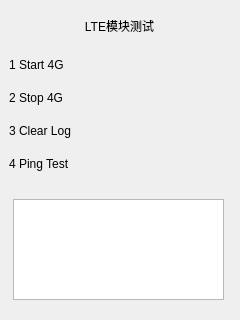
<?xml version="1.0" encoding="UTF-8"?>
<ui version="4.0">
 <class>DialogLteTest</class>
 <widget class="QDialog" name="DialogLteTest">
  <property name="geometry">
   <rect>
    <x>0</x>
    <y>0</y>
    <width>240</width>
    <height>320</height>
   </rect>
  </property>
  <property name="windowTitle">
   <string>Dialog</string>
  </property>
  <widget class="QWidget" name="horizontalLayoutWidget">
   <property name="geometry">
    <rect>
     <x>9</x>
     <y>10</y>
     <width>221</width>
     <height>31</height>
    </rect>
   </property>
   <layout class="QHBoxLayout" name="horizontalLayout">
    <item>
     <widget class="QLabel" name="label">
      <property name="text">
       <string>LTE模块测试</string>
      </property>
      <property name="alignment">
       <set>Qt::AlignCenter</set>
      </property>
     </widget>
    </item>
   </layout>
  </widget>
  <widget class="QWidget" name="gridLayoutWidget">
   <property name="geometry">
    <rect>
     <x>9</x>
     <y>49</y>
     <width>221</width>
     <height>131</height>
    </rect>
   </property>
   <layout class="QGridLayout" name="gridLayout">
    <property name="horizontalSpacing">
     <number>6</number>
    </property>
    <property name="verticalSpacing">
     <number>1</number>
    </property>
    <item row="1" column="0">
     <widget class="QLabel" name="label_2">
      <property name="text">
       <string>2 Stop 4G</string>
      </property>
     </widget>
    </item>
    <item row="2" column="0">
     <widget class="QLabel" name="label_4">
      <property name="text">
       <string>3 Clear Log</string>
      </property>
     </widget>
    </item>
    <item row="0" column="0">
     <widget class="QLabel" name="label_3">
      <property name="text">
       <string>1 Start 4G</string>
      </property>
     </widget>
    </item>
    <item row="3" column="0">
     <widget class="QLabel" name="label_5">
      <property name="text">
       <string>4 Ping Test</string>
      </property>
     </widget>
    </item>
   </layout>
  </widget>
  <widget class="QPlainTextEdit" name="plainTextEdit">
   <property name="geometry">
    <rect>
     <x>13</x>
     <y>199</y>
     <width>211</width>
     <height>101</height>
    </rect>
   </property>
  </widget>
 </widget>
 <resources/>
 <connections/>
</ui>
